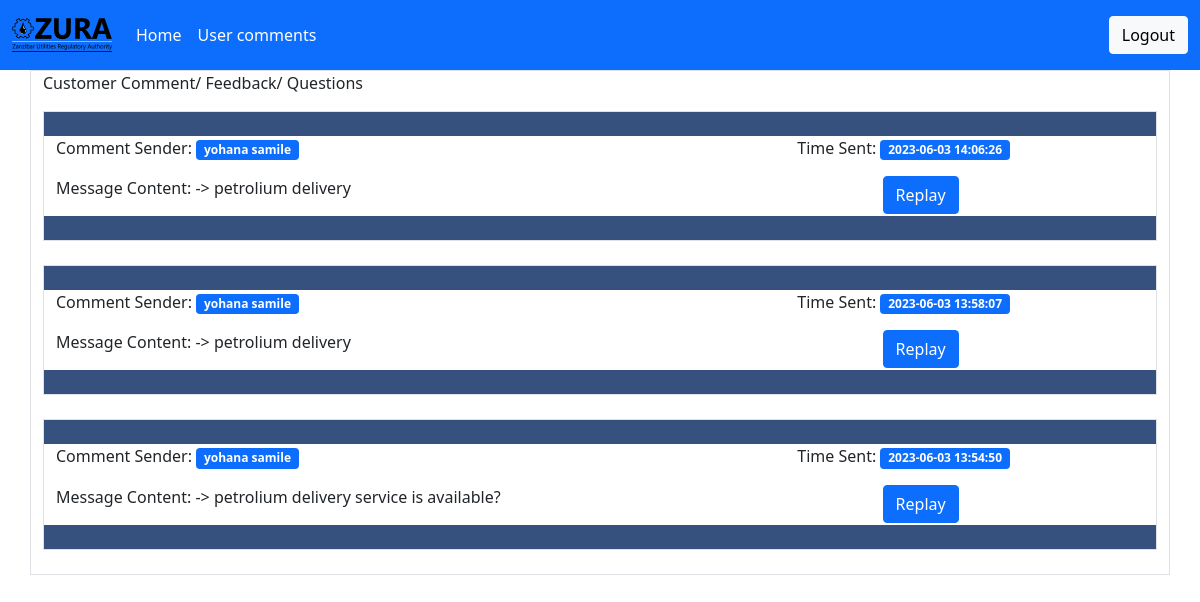
The app's page /admin/userComment.php with its own data.
### tables this page shows
CREATE TABLE `customercomment` (
  `commentId` int(11) NOT NULL,
  `customerFullName` varchar(100) NOT NULL,
  `customerEmail` varchar(100) NOT NULL,
  `subject` text NOT NULL,
  `message` text NOT NULL,
  `timeSent` datetime NOT NULL DEFAULT current_timestamp()
);

### admin/userComment.php (the view, shortened to what this page needs)
<?php require_once('../include/dbConnection.php'); ?>
<!DOCTYPE html>
<html lang="en">
    <head>
        <link rel="stylesheet" href="../asset/css/style.css">
        <link rel="stylesheet" href="../asset/css/bootstrap.min.css">
        <link href="https://cdnjs.cloudflare.com/ajax/libs/font-awesome/5.10.0/css/all.min.css" rel="stylesheet">
    </head>
    <body>
        <nav class="navbar navbar-expand-lg navbar-primary bg-primary text-white">
            <div class="container-fluid">
                <a class="navbar-brand" href="index.php"><img src="../images/Zanzibar_Utility_Regulatory_Authority_Logo.png" alt="logo" style="width: 100px"></a>
                <div class="collapse navbar-collapse" id="navbarText">
                    <ul class="navbar-nav me-auto mb-2 mb-lg-0">
                        <li class="nav-item">
                            <a class="nav-link active text-white" aria-current="page" href="index.php">Home</a>
                        </li>
                        <li class="nav-item">
                            <a class="nav-link text-white" href="userComment.php">User comments</a>
                        </li>
                    </ul>
                    <span class="navbar-text">
                       <a href="../logout.php" class="btn btn-light">Logout</a>
                    </span>
                </div>
            </div>
        </nav>
        <div class="container border border-left-primary">
    <p>Customer Comment/ Feedback/ Questions</p>
    <?php
        $queryForMessage = $conn->query("SELECT * FROM customercomment ORDER BY `customercomment`.`timeSent` desc");
        while($getMessage = mysqli_fetch_array($queryForMessage)):
            if($getMessage > 0): ?>
                <div class="border border-left-primary"  style="background-color: #37517e;">
                    <div class="container text-white"><br>
                        <div class="row bg-white d-flex justify-content-center">
                            <div class="col-md-8 border-left-primary">
                                <div class="bg-white text-dark">
                                    <p>Comment Sender: <span class="badge bg-primary"><?php echo $getMessage['customerFullName']; ?></span> </p>
                                    <p>Message Content: -> <?php echo $getMessage['message']; ?></p>
                                </div>
                            </div>
                            <div class="col-md-4">
                                <p class="text-dark">Time Sent: <span class="badge bg-primary text-white"><?php echo $getMessage['timeSent']; ?></span> </p>
                                <div class="row ">
                                    <div class="col-md-6 float-right">
                                      <a href="" data-bs-toggle="modal" class="btn btn-primary float-right" style="float: right;">Replay</a>
                                    </div>
                                </div>
                            </div>
                        </div><br>
                    </div>
                </div><br>
            <?php
            endif;
        endwhile;
    ?>
</div>

### records on screen
customercomment: customerFullName "yohana samile", message "petrolium delivery", timeSent "2023-06-03 14:06:26"
customercomment: customerFullName "yohana samile", message "petrolium delivery", timeSent "2023-06-03 13:58:07"
customercomment: customerFullName "yohana samile", message "petrolium delivery service is available?", timeSent "2023-06-03 13:54:50"
